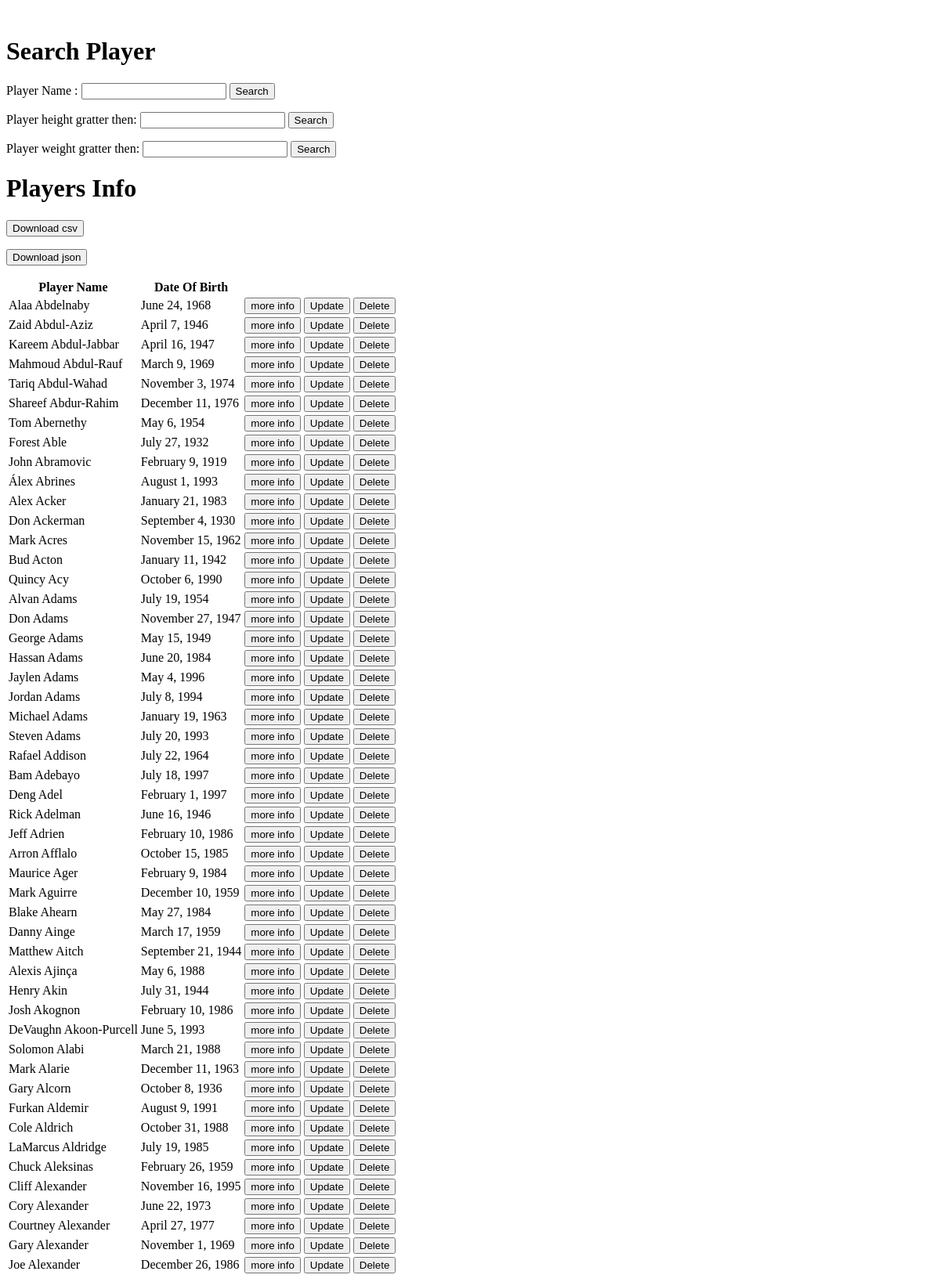
Before: / with the older database file.
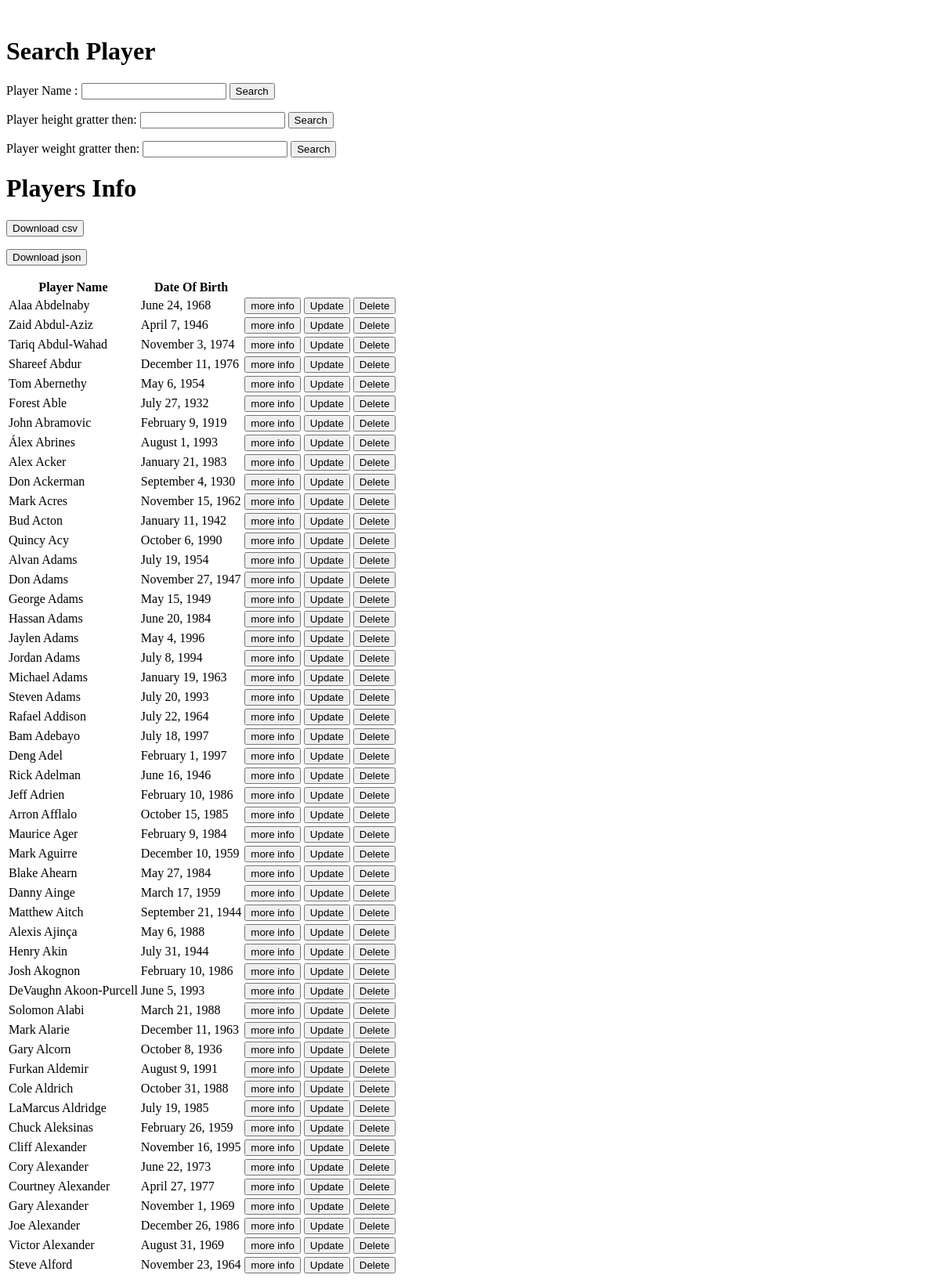
After: the same page with the newer database file.
### model.py (models this page shows, shortened)
class Players(Model):
    __tablename__="players"
    id=Column(Integer,primary_key=True,autoincrement=True)
    name=Column(String)
    image_link=Column(String)
    height=Column(Integer)
    weight=Column(Integer)
    dob=Column(String)
    place=Column(String)
    position=Column(String)

### app.py (the view)
@app.route("/", methods=["GET" , "POST"])
def home():
    name=request.form.get("name",None)
    height=request.form.get("height",None)
    weight=request.form.get("weight",None)
    if not name is None:
        value=request.form.get("search","")
        rows=list(db.session.query(Players).filter(Players.name.like("%"+value+"%")))
        print(rows)
        return render_template("home.html", players=rows[:50],search_term="name",search_value=name)
    elif not height is None:
        print("heght")
        value=request.form.get("search",0)
        rows=list(db.session.query(Players).filter(Players.height >=int(value)))
        return render_template("home.html", players=rows[:50],search_term="height",search_value=int(value))
    elif not weight is None:
        value=request.form.get("search",0)
        rows=list(db.session.query(Players).filter(Players.weight >=int(value)))
        return render_template("home.html", players=rows[:50],search_term="weight",search_value=int(value))
    else:
        rows=db.session.query(Players).all()
        return render_template("home.html",search_term="None",players=rows[:50])

### templates/home.html (shortened to what this page needs)
﻿<html>
  <body>
    <h1>Search Player</h1>
    <form method="POST" action="/">
      Player Name :
      <input type="text" name="search">
      <input type="submit" value="Search">
    </form>
    <form method="POST" action="/">
      Player  height gratter then:
      <input type="text" name="search">
      <input type="submit" value="Search">
    </form>
    <form method="POST" action="/">
      Player  weight gratter then:
      <input type="text" name="search">
      <input type="submit" value="Search">
    </form>
    <h1>Players Info</h1>
    <form action="./csv" method="POST">
      <input type="submit" value="Download csv"/>
    </form>
    <form action="./json" method="POST">
      <input type="submit" value="Download json"/>
    </form>
    <table>
      <thead>
        <tr>
          <th>
             Player Name
          </th>
          <th>
            Date Of Birth
          </th>
        </tr>
      </thead>
      {% for player in players %}
        <tr>
          <td>
            {{player.name}}
          </td>
          <td>
            {{player.dob}}
          </td>
          <td>
            <form method="GET" action="./more" style="display: inline">
              <input type="submit" value="more info">
            </form>
          </td>
          <td>
            <form method="GET" action="./update" style="display: inline">
              <input type="submit" value="Update">
            </form>
          </td>
          <td>
            <form method="POST" action="./delete" style="display: inline">
              <input type="submit" value="Delete">
            </form>
          </td>
        </tr>
      {% endfor %}
    </table>
  </body>
</html>

Changed rows visible on the page:
removed Players: name "Kareem Abdul-Jabbar", dob "April 16, 1947"
removed Players: name "Mahmoud Abdul-Rauf", dob "March 9, 1969"
changed Players: name "Shareef Abdur-Rahim" → "Shareef Abdur"
now on this page (row unchanged): Players: name "Victor Alexander", dob "August 31, 1969"
now on this page (row unchanged): Players: name "Steve Alford", dob "November 23, 1964"
